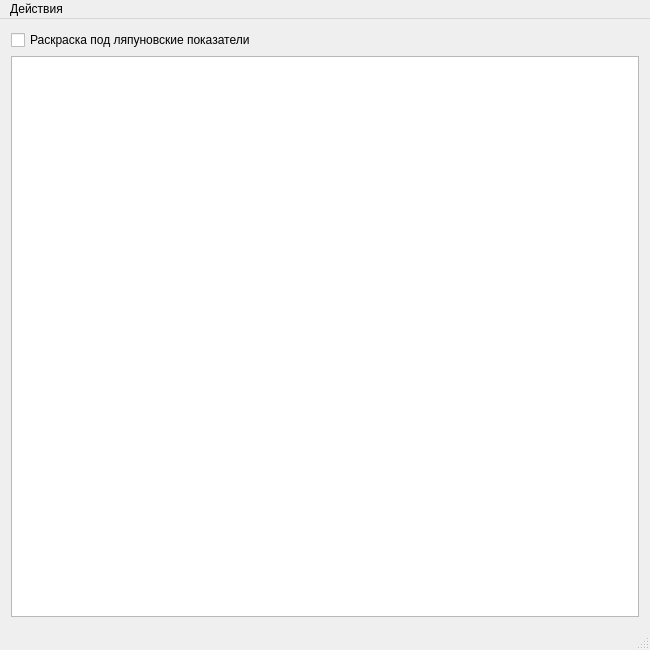
<?xml version="1.0" encoding="UTF-8"?>
<ui version="4.0">
 <class>MainWindow</class>
 <widget class="QMainWindow" name="MainWindow">
  <property name="geometry">
   <rect>
    <x>0</x>
    <y>0</y>
    <width>650</width>
    <height>650</height>
   </rect>
  </property>
  <property name="windowTitle">
   <string>Карта торов</string>
  </property>
  <property name="windowIcon">
   <iconset resource="res.qrc">
    <normaloff>:/icon/p1.ico</normaloff>:/icon/p1.ico</iconset>
  </property>
  <widget class="QWidget" name="centralWidget">
   <layout class="QGridLayout" name="gridLayout">
    <item row="0" column="0">
     <widget class="QCheckBox" name="checkBox">
      <property name="text">
       <string>Раскраска под ляпуновские показатели</string>
      </property>
     </widget>
    </item>
    <item row="1" column="0">
     <widget class="QGraphicsView" name="graphicsView">
      <property name="verticalScrollBarPolicy">
       <enum>Qt::ScrollBarAlwaysOff</enum>
      </property>
      <property name="horizontalScrollBarPolicy">
       <enum>Qt::ScrollBarAlwaysOff</enum>
      </property>
     </widget>
    </item>
   </layout>
  </widget>
  <widget class="QMenuBar" name="menuBar">
   <property name="geometry">
    <rect>
     <x>0</x>
     <y>0</y>
     <width>650</width>
     <height>21</height>
    </rect>
   </property>
   <widget class="QMenu" name="menu">
    <property name="title">
     <string>Действия</string>
    </property>
    <addaction name="action"/>
    <addaction name="action_2"/>
    <addaction name="action_3"/>
    <addaction name="action_4"/>
   </widget>
   <addaction name="menu"/>
  </widget>
  <widget class="QStatusBar" name="statusBar"/>
  <action name="action">
   <property name="text">
    <string>Открыть</string>
   </property>
  </action>
  <action name="action_2">
   <property name="text">
    <string>Добавить</string>
   </property>
  </action>
  <action name="action_3">
   <property name="text">
    <string>Отрисовать</string>
   </property>
  </action>
  <action name="action_4">
   <property name="text">
    <string>Сохранить в файл</string>
   </property>
  </action>
 </widget>
 <layoutdefault spacing="6" margin="11"/>
 <resources>
  <include location="res.qrc"/>
 </resources>
 <connections/>
</ui>
